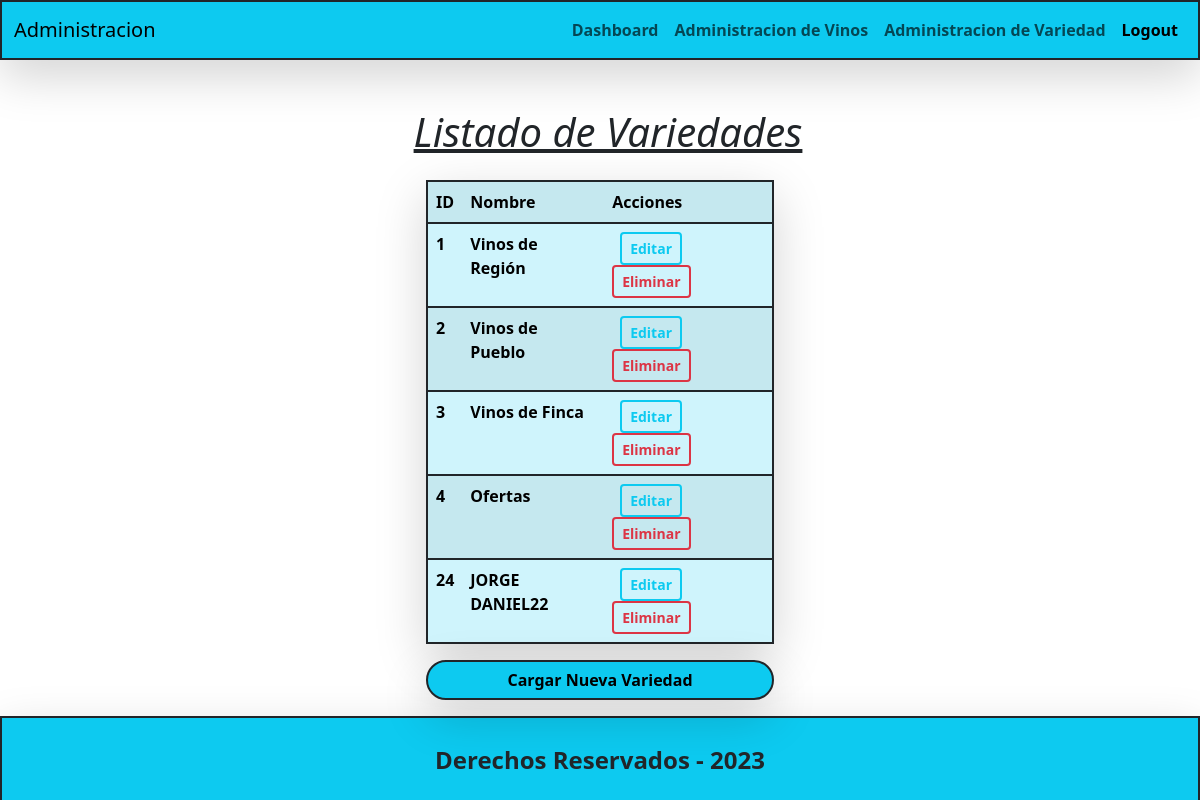
Page /admin/index.php?sec=admin_variedad (signed in) on the committed database.
### tables this page shows
CREATE TABLE `variedad` (
  `id` int(11) NOT NULL,
  `nombre` varchar(50) NOT NULL
);

### classes/Variedad.php (called while the page is built, shortened)
<?php
class Variedad{
    protected $id;
    protected $nombre;
public function lista_completa() : array {
    $conexion = (new Conexion())->getConexion();
    $query = "SELECT * FROM variedad";
    $PDOStatement = $conexion->prepare($query);
    $PDOStatement->setFetchMode(PDO::FETCH_CLASS, self::class);
    $PDOStatement->execute();
    $resultado = $PDOStatement->fetchAll();
    return $resultado;
}
    public function getId()
    {
        return $this->id;
    }
    public function getNombre()
    {
        return $this->nombre;
    }
}
?>

### admin/views/admin_variedad.php (the view, shortened to what this page needs)
<?php
$variedad = (new Variedad())->lista_completa();
?>
<!doctype html>
<html lang="es">
<head>
    <link href="https://cdn.jsdelivr.net/npm/bootstrap@5.3.2/dist/css/bootstrap.min.css" rel="stylesheet">
</head>
<body>
    <header>
        <h1 class="mt-5 ms-3 text-decoration-underline fst-italic text-center">Listado de Variedades</h1>
    </header>
    <div class="container">
        <div class="row mt-4 " >
       <div class="col-md-4 mx-auto">
            <table class="table table-info table-striped border border-dark border-2 shadow-lg">
                <tr>
                    <th scope="col">ID</th>
                    <th scope="col">Nombre</th>
                    <th scope="col">Acciones</th>
                </tr>
                <?php foreach ($variedad as $var) {  ?>
                    <tr>
                        <th scope="row"><?= $var->getId() ?></th>
                        <td class="fw-bold"><?= $var->getNombre(); ?></td>
                        <td>
                        <a class="btn btn-outline-info btn-sm fw-bold mx-2" href="index.php?sec=edit_variedad&id=<?= $var->getId() ?>">Editar</a>
                            <a class="btn btn-outline-danger btn-sm fw-bold" href="index.php?sec=delete_variedad&id=<?= $var->getId() ?>">Eliminar</a>
                        </td>
                    </tr>
                <?php } ?>
            </table>
            <a class="btn btn-info mt-2 mb-3 d-block fw-bold mx-auto border border-dark border-2 rounded-pill shadow-lg" href="index.php?sec=add_variedad">Cargar Nueva Variedad</a>
            </div>
        </div>
    </div>
</body>
</html>

### rows in the picture
variedad: id "1", nombre "Vinos de Región"
variedad: id "2", nombre "Vinos de Pueblo"
variedad: id "3", nombre "Vinos de Finca"
variedad: id "4", nombre "Ofertas"
variedad: id "24", nombre "JORGE DANIEL22"
